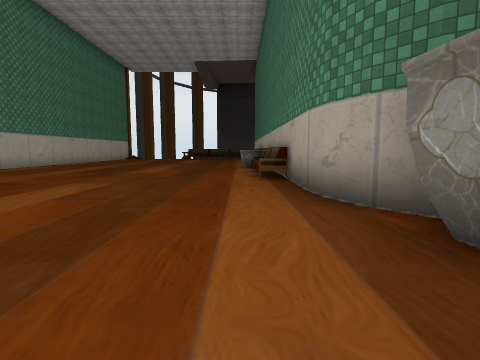
view 1 (above)

15 first-person views from a walk through a scene from a Unity 3-D project. The camera is 1.3 m above the floor, tilts 6° down and sees 80° across. The floor is counted in squares, 2 m on a side. Each view is taken from the middle of a square. On the plan, view 1 faces up. The plan holds only what a view shows up to about 9 squares ahead; the rest is blank. The place goes on beyond the plan. The player character is not drawn. Some surface patterns are stand-ins.

view 2
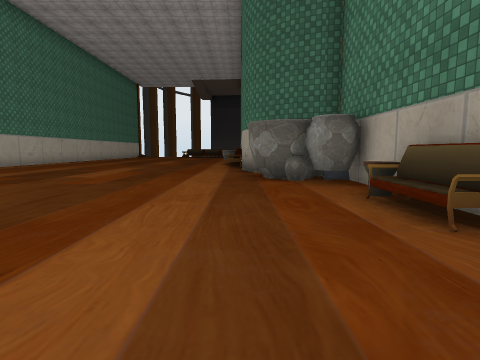

view 3
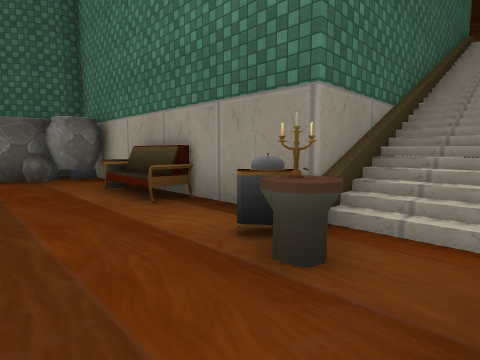

view 4
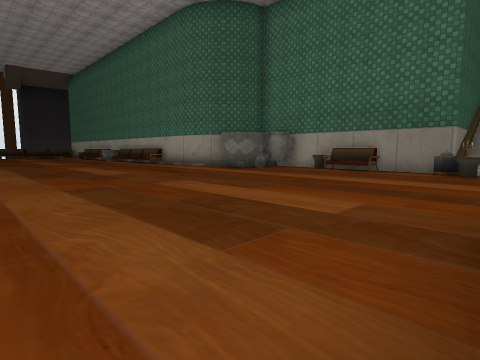

view 5
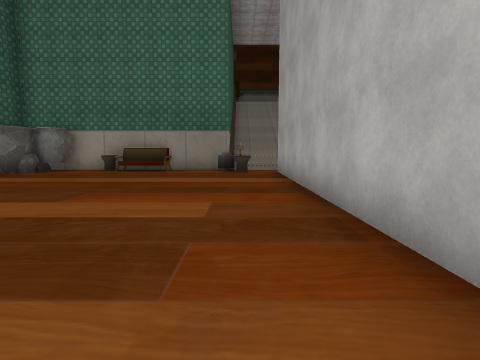

view 6
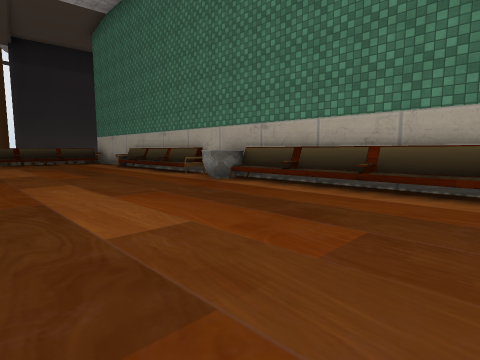

view 7
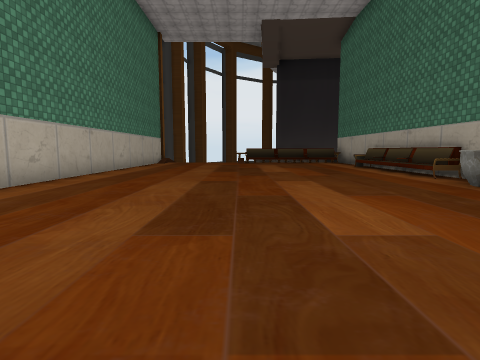

view 8
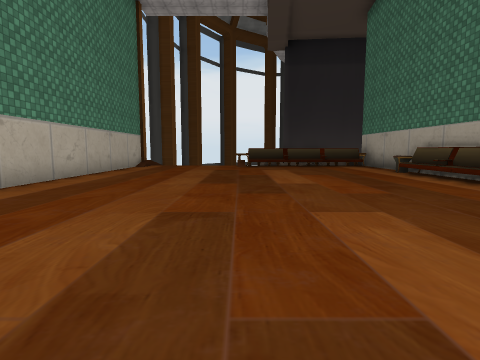

view 9
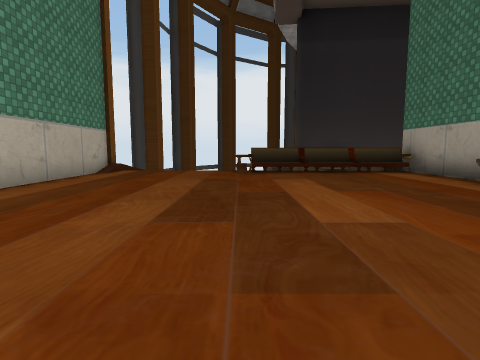

view 10
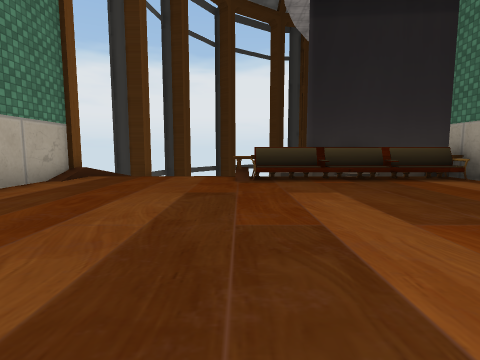

view 11
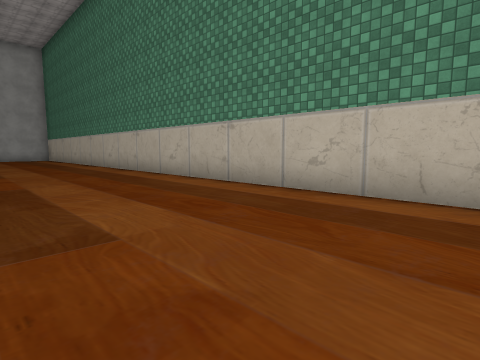

view 12
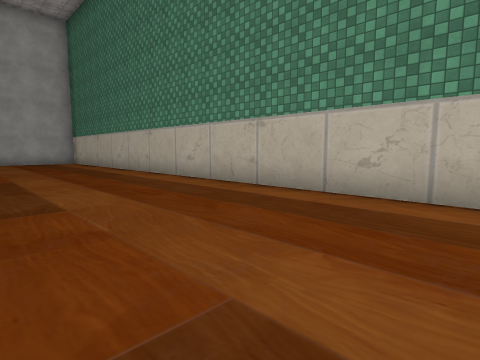

view 13
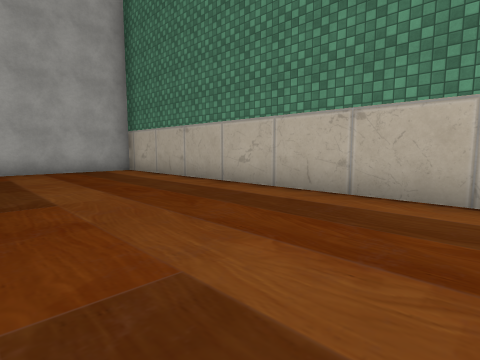

view 14
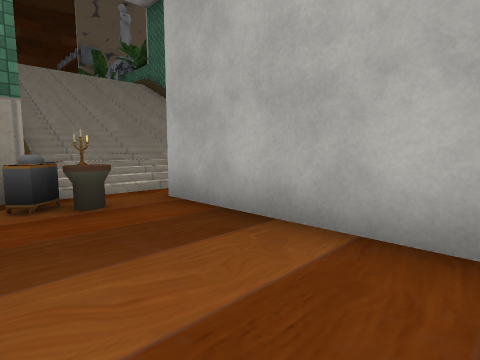

view 15
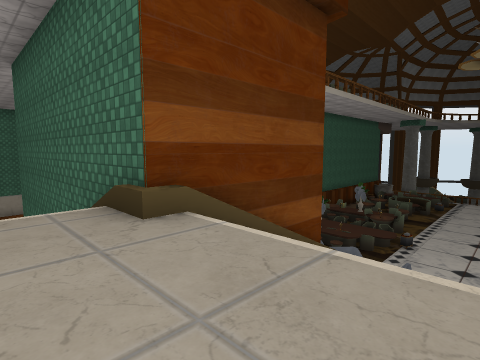

### Floor plan
Key: @ floor where view 1 was taken; # wall or solid block; . main floor; : floor 6.75 m higher than the main floor; / step, stairs or slope; ^ raised ledge; v drop or lower ground; O other object.
Columns run from 8 left of view 1 to 14 right of it. Each row starts with its distance up from view 1.
 21 #...####v#
 20 #....^^^^#
 19 #........#
 18 #........#
 17 #........O
 16 #........#
 15 #........#
 14 #........#
 13 #........#
 12 #........
 11 #.......OO
 10 #........#
  9 #........#
  8 #........#
  7 #........#
  6 #........#
  5 #........#
  4 #.........#
  3 #.........OO
  2 #.........O#
  1 #.........OOOO    OOO
  0 #.......@...#
 -1 #..........O       #
 -2 #..........O       #
 -3 #...........#      #
 -4 #..........O########///
 -5 #.........OO////////:::
 -6 #...........///////::::
 -7 ###########.//////
 -8              ////

Positions as (right, up) in squares from view 1, and headings:
1: (0, 0), facing up
2: (1, -5), facing up
3: (1, -6), facing up-right
4: (-6, -6), facing up-right
5: (-6, -5), facing right
6: (-4, 6), facing up-right
7: (-4, 6), facing up
8: (-4, 9), facing up
9: (-4, 12), facing up
10: (-4, 14), facing up
11: (-4, 14), facing down-left
12: (-4, 9), facing down-left
13: (-4, 3), facing down-left
14: (-1, -4), facing down-right
15: (14, -6), facing up-left
